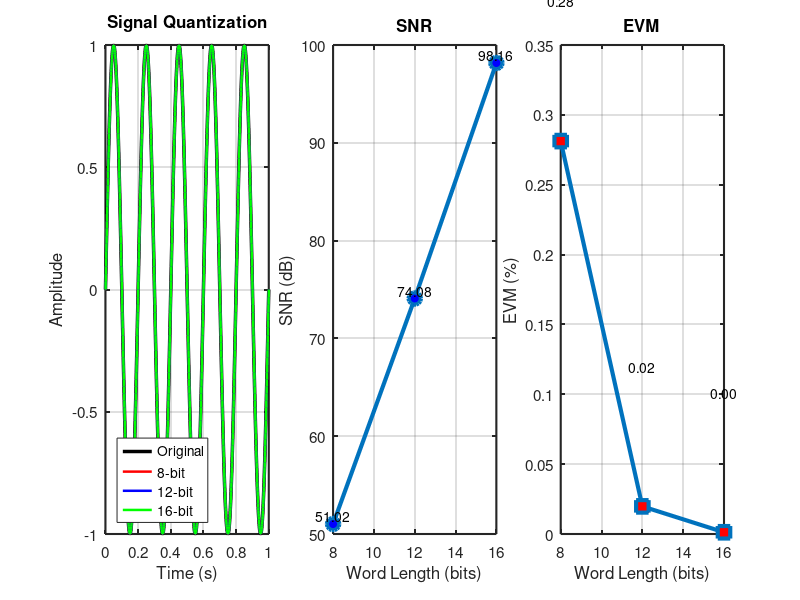

MATLAB code for this plot: (Note: this script raises an error after producing the figure.)
clc;
clear;
close all;

%% =====================================================
% PARAMETERS
%% =====================================================

Fs = 1000;
f = 5;
t = 0:1/Fs:1;

x = sin(2*pi*f*t);

bits = [8 12 16];

%% =====================================================
% QUANTIZATION
%% =====================================================

Q8  = round(x*(2^(7)-1))/(2^(7)-1);
Q12 = round(x*(2^(11)-1))/(2^(11)-1);
Q16 = round(x*(2^(15)-1))/(2^(15)-1);

%% =====================================================
% SNR
%% =====================================================

Noise8  = x-Q8;
Noise12 = x-Q12;
Noise16 = x-Q16;

SNR = [...
10*log10(sum(x.^2)/sum(Noise8.^2)) ...
10*log10(sum(x.^2)/sum(Noise12.^2)) ...
10*log10(sum(x.^2)/sum(Noise16.^2))];

%% =====================================================
% EVM
%% =====================================================

EVM = [...
sqrt(mean(Noise8.^2)/mean(x.^2))*100 ...
sqrt(mean(Noise12.^2)/mean(x.^2))*100 ...
sqrt(mean(Noise16.^2)/mean(x.^2))*100];

%% =====================================================
% FIGURE
%% =====================================================

figure('Position',[80 80 1400 500]);

%%%%%%%%%%%%%%%%%%%%%%%%%%%%%%%%%%%%%%%%%%%%%%%%%%%%%%%%%
% Quantization
%%%%%%%%%%%%%%%%%%%%%%%%%%%%%%%%%%%%%%%%%%%%%%%%%%%%%%%%%

subplot(1,3,1)

plot(t,x,'k','LineWidth',2.5)

hold on

stairs(t,Q8,'r','LineWidth',1.8)
stairs(t,Q12,'b','LineWidth',1.8)
stairs(t,Q16,'g','LineWidth',1.8)

grid on

title('Signal Quantization')

xlabel('Time (s)')
ylabel('Amplitude')

legend('Original',...
       '8-bit',...
       '12-bit',...
       '16-bit',...
       'Location','southwest')

set(gca,'FontSize',11,'LineWidth',1.5)

%%%%%%%%%%%%%%%%%%%%%%%%%%%%%%%%%%%%%%%%%%%%%%%%%%%%%%%%%
% SNR
%%%%%%%%%%%%%%%%%%%%%%%%%%%%%%%%%%%%%%%%%%%%%%%%%%%%%%%%%

subplot(1,3,2)

plot(bits,SNR,...
'-o',...
'LineWidth',3,...
'MarkerSize',9,...
'MarkerFaceColor','b')

grid on

title('SNR')

xlabel('Word Length (bits)')
ylabel('SNR (dB)')

for i=1:3

text(bits(i),...
SNR(i)+0.8,...
sprintf('%.2f',SNR(i)),...
'HorizontalAlignment','center');

end

set(gca,'FontSize',11,'LineWidth',1.5)

%%%%%%%%%%%%%%%%%%%%%%%%%%%%%%%%%%%%%%%%%%%%%%%%%%%%%%%%%
% EVM
%%%%%%%%%%%%%%%%%%%%%%%%%%%%%%%%%%%%%%%%%%%%%%%%%%%%%%%%%

subplot(1,3,3)

plot(bits,EVM,...
'-s',...
'LineWidth',3,...
'MarkerSize',9,...
'MarkerFaceColor','r')

grid on

title('EVM')

xlabel('Word Length (bits)')
ylabel('EVM (%)')

for i=1:3

text(bits(i),...
EVM(i)+0.1,...
sprintf('%.2f',EVM(i)),...
'HorizontalAlignment','center');

end

set(gca,'FontSize',11,'LineWidth',1.5)

%%%%%%%%%%%%%%%%%%%%%%%%%%%%%%%%%%%%%%%%%%%%%%%%%%%%%%%%%
% Overall Title
%%%%%%%%%%%%%%%%%%%%%%%%%%%%%%%%%%%%%%%%%%%%%%%%%%%%%%%%%

sgtitle('Effect of Word Length on FFT Performance',...
'FontSize',18,...
'FontWeight','bold')

%%%%%%%%%%%%%%%%%%%%%%%%%%%%%%%%%%%%%%%%%%%%%%%%%%%%%%%%%
% Formula
%%%%%%%%%%%%%%%%%%%%%%%%%%%%%%%%%%%%%%%%%%%%%%%%%%%%%%%%%

annotation('textbox',...
[0.34 0.01 0.34 0.08],...
'String',...
'SNR = 10log_{10}(P_s/P_n)      EVM = \surd(MSE/P_s)\times100%',...
'FontSize',12,...
'HorizontalAlignment','center',...
'EdgeColor','black',...
'BackgroundColor','white');

%%%%%%%%%%%%%%%%%%%%%%%%%%%%%%%%%%%%%%%%%%%%%%%%%%%%%%%%%
% Export
%%%%%%%%%%%%%%%%%%%%%%%%%%%%%%%%%%%%%%%%%%%%%%%%%%%%%%%%%

exportgraphics(gcf,...
'WordLength_Comparison.png',...
'Resolution',300);
